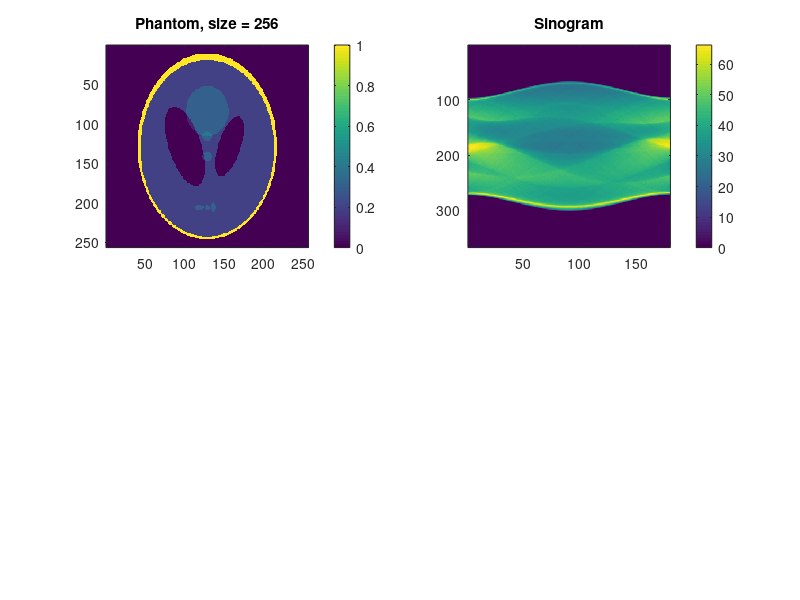

Reproduce this figure in MATLAB. (Note: this script raises an error after producing the figure.)
%% Preparing the data

dim = 256;
image = phantom(dim);

projections = 0:179;
sinogram = radon(image, projections);

% optional: add 5% normally distributed noise
% sinogram = sinogram + 0.05 * mean(sinogram(:)) * randn(size(sinogram));

figure(1), subplot(2, 2, 1); imagesc(image); axis square; colorbar; title(['Phantom, size = ', num2str(dim)]);
figure(1), subplot(2, 2, 2); imagesc(sinogram); axis square; colorbar; title('Sinogram');


%% Direct Fourier Reconstruction

interpolation = 'cubic';
reconFourier = fourier(sinogram, interpolation);

figure(1), subplot(2, 2, 3); imagesc(reconFourier); axis square; colorbar; title(['Fourier, interp ' interpolation]);


%% Filtered Backprojection

filter = 'Ram-Lak';
%filter = 'None';
reconFBP = fbp(sinogram, projections, filter);

figure(1), subplot(2, 2, 4); imagesc(reconFBP); axis square; colorbar; title(['FBP, filter ' filter]);

